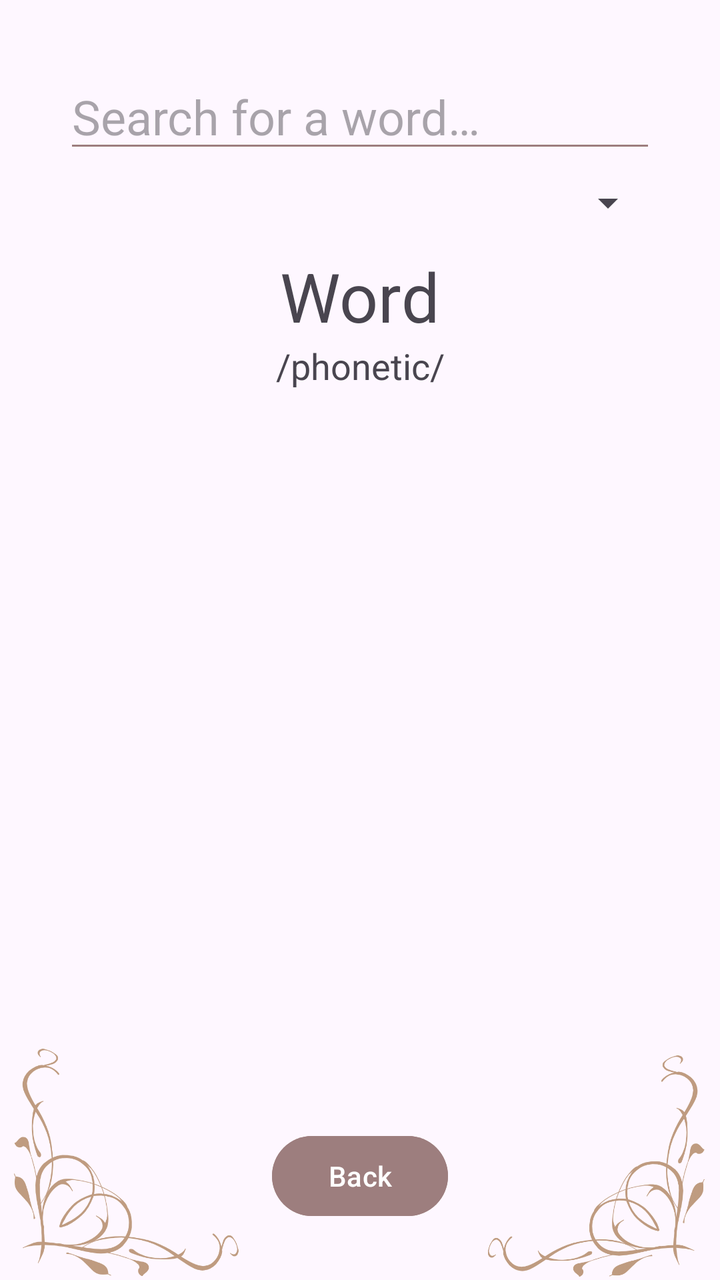
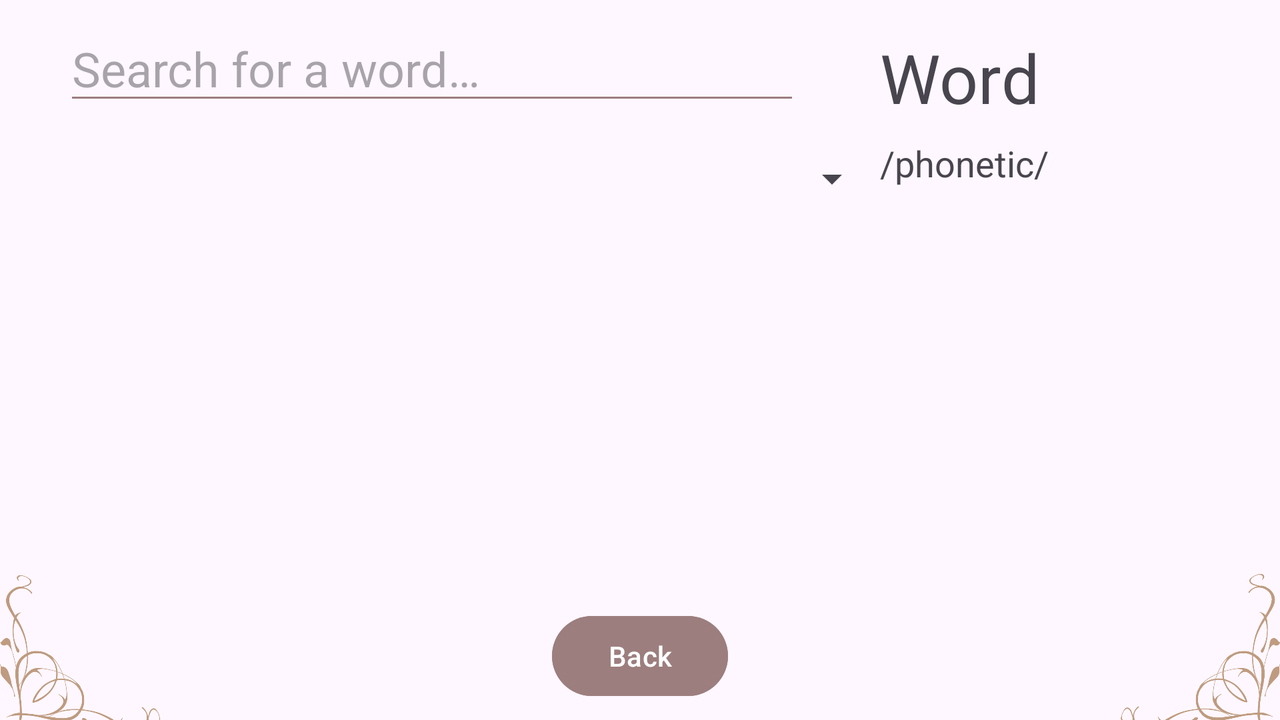

An Android layout and its configuration variant, each rendered on a device that would load it. The default file and the variant file are quoted in full after the pictures.
<!-- AndroidManifest.xml: application theme Theme.DictionaryAggregator -->
<!-- res/layout/fragment_second.xml -->
<?xml version="1.0" encoding="utf-8"?>
<androidx.constraintlayout.widget.ConstraintLayout xmlns:android="http://schemas.android.com/apk/res/android"
    xmlns:app="http://schemas.android.com/apk/res-auto"
    xmlns:tools="http://schemas.android.com/tools"
    android:id="@+id/Constraint_Layout"
    android:layout_width="match_parent"
    android:layout_height="match_parent"
    tools:context=".SecondFragment">






    <EditText
        android:id="@+id/etSearchSecond"
        android:layout_width="0dp"
        android:layout_height="wrap_content"
        android:layout_marginStart="32dp"
        android:layout_marginTop="32dp"
        android:layout_marginEnd="32dp"
        android:backgroundTint="#9D7E7E"
        android:ems="10"
        android:hint="@string/seachBtn"
        android:imeOptions="actionSearch"
        android:inputType="text"
        android:textSize="24sp"
        android:autofillHints="none"
        app:layout_constraintEnd_toEndOf="parent"
        app:layout_constraintStart_toStartOf="parent"
        app:layout_constraintTop_toTopOf="parent" />


    <Spinner
        android:id="@+id/filterSpinner"
        android:layout_width="0dp"
        android:layout_height="wrap_content"
        android:layout_marginTop="8dp"
        app:layout_constraintEnd_toEndOf="@+id/etSearchSecond"
        app:layout_constraintStart_toStartOf="@+id/etSearchSecond"
        app:layout_constraintTop_toBottomOf="@+id/etSearchSecond" />


    <TextView
        android:id="@+id/tvSearchWord"
        android:layout_width="wrap_content"
        android:layout_height="wrap_content"
        android:layout_marginTop="12dp"
        android:text="@string/word"
        android:textSize="34sp"
        app:layout_constraintEnd_toEndOf="parent"
        app:layout_constraintStart_toStartOf="parent"
        app:layout_constraintTop_toBottomOf="@+id/filterSpinner" />


    <TextView
        android:id="@+id/tvPhonetic"
        android:layout_width="wrap_content"
        android:layout_height="wrap_content"
        android:text="@string/phonetic_placeholder"
        android:textSize="18sp"
        app:layout_constraintEnd_toEndOf="parent"
        app:layout_constraintStart_toStartOf="parent"
        app:layout_constraintTop_toBottomOf="@+id/tvSearchWord" />


    <Button
        android:id="@+id/btnPlayAudio"
        android:backgroundTint="#9D7E7E"
        android:layout_width="wrap_content"
        android:layout_height="wrap_content"
        android:text="@string/btn_listen"
        android:visibility="gone"
        app:layout_constraintEnd_toEndOf="parent"
        app:layout_constraintStart_toStartOf="parent"
        app:layout_constraintTop_toBottomOf="@+id/tvPhonetic" />


    <androidx.recyclerview.widget.RecyclerView
        android:id="@+id/recyclerView"
        android:layout_width="0dp"
        android:layout_height="0dp"
        android:layout_marginTop="8dp"
        android:layout_marginBottom="16dp"
        app:layout_constraintBottom_toTopOf="@+id/backBtn"
        app:layout_constraintEnd_toEndOf="parent"
        app:layout_constraintStart_toStartOf="parent"
        app:layout_constraintTop_toBottomOf="@+id/btnPlayAudio" />


    <Button
        android:id="@+id/backBtn"
        android:layout_width="wrap_content"
        android:layout_height="wrap_content"
        android:layout_marginBottom="28dp"
        android:backgroundTint="#9D7E7E"
        android:text="@string/btn_back"
        app:layout_constraintBottom_toBottomOf="parent"
        app:layout_constraintEnd_toEndOf="parent"
        app:layout_constraintStart_toStartOf="parent" />


    <ImageView
        android:id="@+id/imageView2"
        android:layout_width="109dp"
        android:layout_height="124dp"
        android:alpha="0.5"
        android:rotationX="177"
        android:rotationY="181"
        android:src="@drawable/brownborder"
        android:importantForAccessibility="no"
        app:layout_constraintBottom_toBottomOf="parent"
        app:layout_constraintEnd_toEndOf="parent"
        app:layout_constraintHorizontal_bias="0.698"
        app:layout_constraintStart_toEndOf="@+id/backBtn"
        app:layout_constraintTop_toBottomOf="@+id/recyclerView"
        app:layout_constraintVertical_bias="0.818" />


    <ImageView
        android:id="@+id/imageView3"
        android:layout_width="112dp"
        android:layout_height="118dp"
        android:alpha="0.5"
        android:rotationX="181"
        android:src="@drawable/brownborder"
        android:importantForAccessibility="no"
        app:layout_constraintBottom_toBottomOf="parent"
        app:layout_constraintEnd_toStartOf="@+id/backBtn"
        app:layout_constraintHorizontal_bias="0.285"
        app:layout_constraintStart_toStartOf="parent"
        app:layout_constraintTop_toBottomOf="@+id/recyclerView"
        app:layout_constraintVertical_bias="1.0" />


</androidx.constraintlayout.widget.ConstraintLayout>
<!-- resources referenced by this layout -->
<resources>
  <!-- drawable brownborder: png bitmap (drawable, 36247 bytes) -->
  <string name="btn_back">Back</string>
  <string name="btn_listen">Listen</string>
  <string name="phonetic_placeholder">/phonetic/</string>
  <string name="seachBtn">Search for a word…</string>
  <string name="word">Word</string>
  <style name="Theme.DictionaryAggregator" parent="Base.Theme.DictionaryAggregator" />
  <style name="Base.Theme.DictionaryAggregator" parent="Theme.Material3.DayNight.NoActionBar">
          
          
      </style>
</resources>
<!-- res/layout-land/fragment_second.xml (the repository's variant of the layout above) -->
<!-- drawn on the phone turned sideways -->
<?xml version="1.0" encoding="utf-8"?>
<androidx.constraintlayout.widget.ConstraintLayout xmlns:android="http://schemas.android.com/apk/res/android"
    xmlns:app="http://schemas.android.com/apk/res-auto"
    xmlns:tools="http://schemas.android.com/tools"
    android:id="@+id/Constraint_Layout"
    android:layout_width="match_parent"
    android:layout_height="match_parent"
    tools:context=".SecondFragment">

    <EditText
        android:id="@+id/etSearchSecond"
        android:layout_width="0dp"
        android:layout_height="wrap_content"
        android:layout_marginStart="32dp"
        android:layout_marginTop="8dp"
        android:layout_marginEnd="32dp"
        android:autofillHints="none"
        android:backgroundTint="#9D7E7E"
        android:ems="10"
        android:hint="@string/seachBtn"
        android:imeOptions="actionSearch"
        android:inputType="text"
        android:minHeight="48dp"
        android:textSize="24sp"
        app:layout_constraintEnd_toStartOf="@+id/tvSearchWord"
        app:layout_constraintStart_toStartOf="parent"
        app:layout_constraintTop_toTopOf="parent" />

    <Spinner
        android:id="@+id/filterSpinner"
        android:layout_width="0dp"
        android:layout_height="wrap_content"
        android:layout_marginTop="8dp"
        android:minHeight="48dp"
        app:layout_constraintEnd_toStartOf="@+id/tvSearchWord"
        app:layout_constraintStart_toStartOf="@+id/etSearchSecond"
        app:layout_constraintTop_toBottomOf="@+id/etSearchSecond" />

    <TextView
        android:id="@+id/tvSearchWord"
        android:layout_width="wrap_content"
        android:layout_height="wrap_content"
        android:layout_marginStart="8dp"
        android:layout_marginTop="16dp"
        android:layout_marginEnd="16dp"
        android:text="@string/word"
        android:textSize="34sp"
        app:layout_constraintEnd_toStartOf="@+id/btnPlayAudio"
        app:layout_constraintStart_toEndOf="@+id/etSearchSecond"
        app:layout_constraintTop_toTopOf="parent" />

    <TextView
        android:id="@+id/tvPhonetic"
        android:layout_width="wrap_content"
        android:layout_height="wrap_content"
        android:layout_marginTop="8dp"
        android:text="@string/phonetic_placeholder"
        android:textSize="18sp"
        app:layout_constraintStart_toStartOf="@+id/tvSearchWord"
        app:layout_constraintTop_toBottomOf="@+id/tvSearchWord" />

    <Button
        android:id="@+id/btnPlayAudio"
        android:layout_width="wrap_content"
        android:layout_height="wrap_content"
        android:layout_marginTop="16dp"
        android:layout_marginEnd="16dp"
        android:backgroundTint="#9D7E7E"
        android:minHeight="48dp"
        android:text="@string/btn_listen"
        android:visibility="invisible"
        app:layout_constraintEnd_toEndOf="parent"
        app:layout_constraintTop_toTopOf="parent" />

    <androidx.recyclerview.widget.RecyclerView
        android:id="@+id/recyclerView"
        android:layout_width="0dp"
        android:layout_height="0dp"
        android:layout_marginTop="8dp"
        android:layout_marginBottom="8dp"
        app:layout_constraintBottom_toTopOf="@+id/backBtn"
        app:layout_constraintEnd_toEndOf="parent"
        app:layout_constraintStart_toStartOf="parent"
        app:layout_constraintTop_toBottomOf="@+id/filterSpinner" />

    <Button
        android:id="@+id/backBtn"
        android:layout_width="wrap_content"
        android:layout_height="wrap_content"
        android:layout_marginBottom="8dp"
        android:backgroundTint="#9D7E7E"
        android:minHeight="48dp"
        android:text="@string/btn_back"
        app:layout_constraintBottom_toBottomOf="parent"
        app:layout_constraintEnd_toEndOf="parent"
        app:layout_constraintStart_toStartOf="parent" />

    <ImageView
        android:id="@+id/imageView2"
        android:layout_width="80dp"
        android:layout_height="90dp"
        android:alpha="0.5"
        android:importantForAccessibility="no"
        android:rotationX="177"
        android:rotationY="181"
        android:src="@drawable/brownborder"
        app:layout_constraintBottom_toBottomOf="parent"
        app:layout_constraintEnd_toEndOf="parent"
        app:layout_constraintTop_toBottomOf="@+id/recyclerView" />

    <ImageView
        android:id="@+id/imageView3"
        android:layout_width="80dp"
        android:layout_height="90dp"
        android:alpha="0.5"
        android:importantForAccessibility="no"
        android:rotationX="181"
        android:src="@drawable/brownborder"
        app:layout_constraintBottom_toBottomOf="parent"
        app:layout_constraintStart_toStartOf="parent"
        app:layout_constraintTop_toBottomOf="@+id/recyclerView" />

</androidx.constraintlayout.widget.ConstraintLayout>
